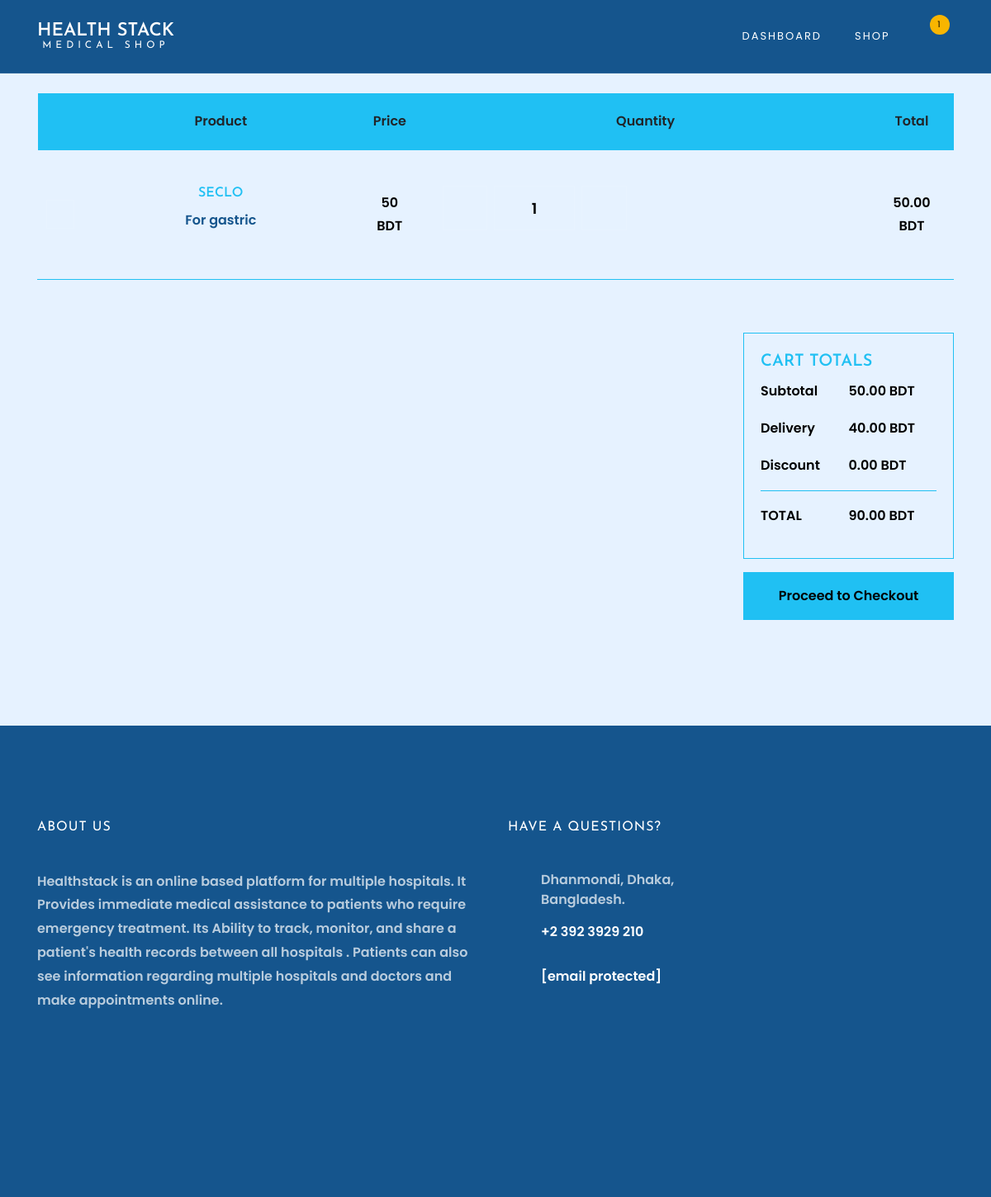
/pharmacy/cart/ (signed in), run on an earlier commit of the app's database.
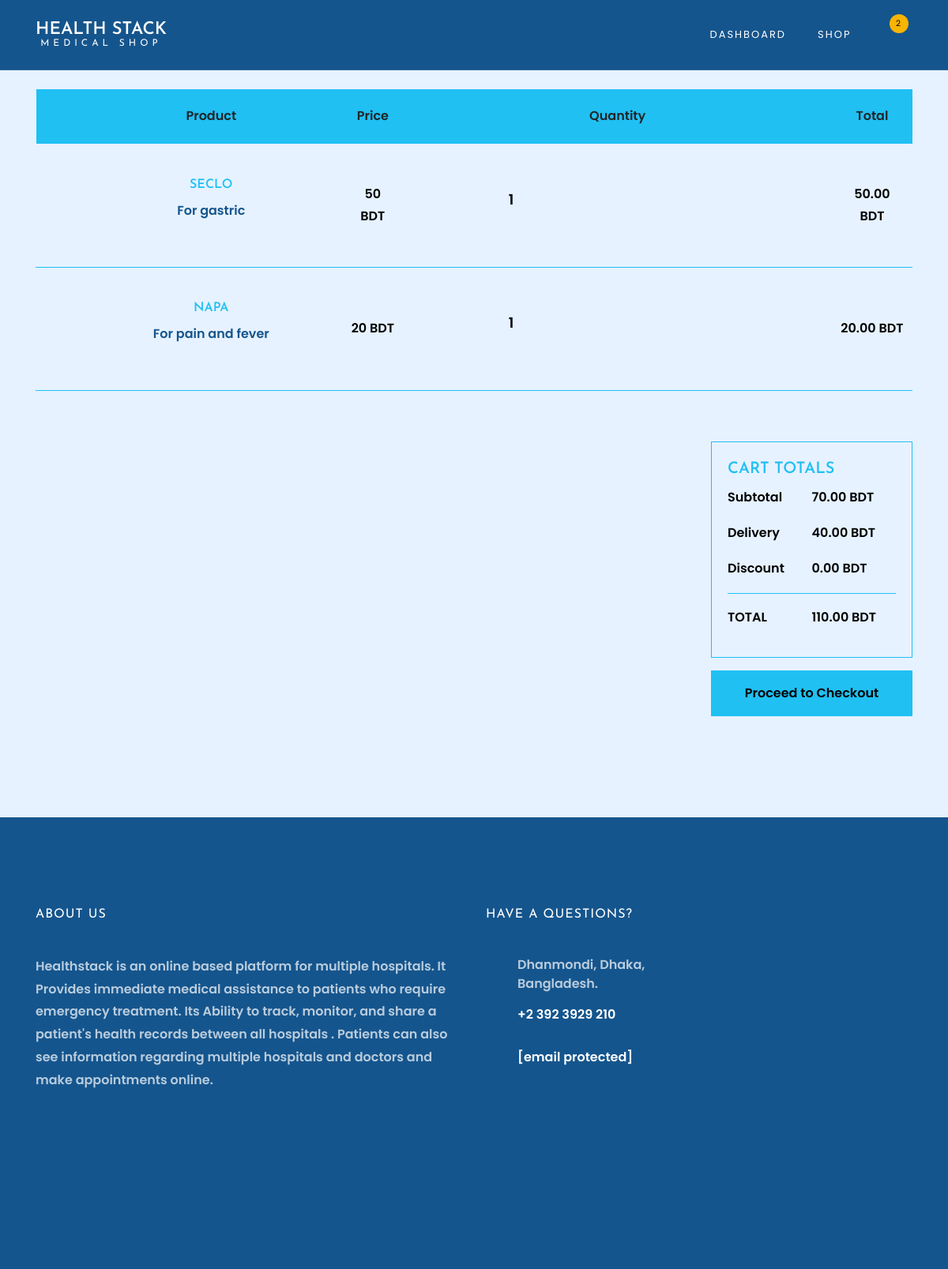
And on a later commit of the database.
### pharmacy/models.py (models this page shows, shortened)
class Order(models.Model):
    orderitems = models.ManyToManyField(Cart)
    user = models.ForeignKey(settings.AUTH_USER_MODEL, on_delete=models.CASCADE)
    ordered = models.BooleanField(default=False)
    created = models.DateTimeField(auto_now_add=True)
    payment_status = models.CharField(max_length=200, blank=True, null=True)
    trans_ID = models.CharField(max_length=200, blank=True, null=True)
    def get_totals(self):
        total = 0
        for order_item in self.orderitems.all():
            total += float(order_item.get_total())
        return total
    def count_cart_items(self):
        return self.orderitems.count()
    def final_bill(self):
        delivery_price= 40.00
        Bill = self.get_totals()+ delivery_price
        float_Bill = format(Bill, '0.2f')
        return float_Bill

class Cart(models.Model):
    user = models.ForeignKey(settings.AUTH_USER_MODEL, on_delete=models.CASCADE, related_name='cart')
    item = models.ForeignKey(Medicine, on_delete=models.CASCADE)
    quantity = models.IntegerField(default=1)
    purchased = models.BooleanField(default=False)
    created = models.DateTimeField(auto_now_add=True)
    updated = models.DateTimeField(auto_now=True)
    def get_total(self):
        total = self.item.price * self.quantity
        float_total = format(total, '0.2f')
        return float_total

class Medicine(models.Model):
    MEDICINE_TYPE = (
        ('tablets', 'tablets'),
        ('syrup', 'syrup'),
        ('capsule', 'capsule'),
        ('general', 'general'),
    )
    REQUIREMENT_TYPE = (
        ('yes', 'yes'),
        ('no', 'no'),
    )
    MEDICINE_CATEGORY = (
        ('fever', 'fever'),
        ('pain', 'pain'),
        ('cough', 'cough'),
        ('cold', 'cold'),
        ('flu', 'flu'),
        ('diabetes', 'diabetes'),
        ('eye', 'eye'),
        ('ear', 'ear'),
        ('allergy', 'allergy'),
        ('asthma', 'asthma'),
        ('bloodpressure', 'bloodpressure'),
        ('heartdisease', 'heartdisease'),
        ('vitamins', 'vitamins'),
        ('digestivehealth', 'digestivehealth'),
        ('skin', 'skin'),
        ('infection', 'infection'),
        ('nurological', 'nurological'),
    )
    serial_number = models.AutoField(primary_key=True)
    medicine_id = models.CharField(max_length=200, null=True, blank=True)
    name = models.CharField(max_length=200, null=True, blank=True)
    weight = models.CharField(max_length=200, null=True, blank=True)
    quantity = models.IntegerField(null=True, blank=True, default=0)
    featured_image = models.ImageField(upload_to='medicines/', default='medicines/default.png', null=True, blank=True)
    description = models.TextField(null=True, blank=True)
    medicine_type = models.CharField(max_length=200, choices=MEDICINE_TYPE, null=True, blank=True)
    medicine_category = models.CharField(max_length=200, choices=MEDICINE_CATEGORY, null=True, blank=True)
    price = models.IntegerField(null=True, blank=True, default=0)
    stock_quantity = models.IntegerField(null=True, blank=True, default=0)
    Prescription_reqiuired = models.CharField(max_length=200, choices=REQUIREMENT_TYPE, null=True, blank=True)

### pharmacy/views.py (the view)
# urls.py: path('cart/', views.cart_view, name='cart'),
@csrf_exempt
@login_required(login_url="login")
def cart_view(request):
    if request.user.is_authenticated and request.user.is_patient:
        patient = Patient.objects.get(user=request.user)
        medicines = Medicine.objects.all()
        carts = Cart.objects.filter(user=request.user, purchased=False)
        orders = Order.objects.filter(user=request.user, ordered=False)
        if carts.exists() and orders.exists():
            order = orders[0]
            context = {'carts': carts,'order': order}
            return render(request, 'Pharmacy/cart.html', context)
        else:
            messages.warning(request, "You don't have any item in your cart!")
            context = {'patient': patient,'medicines': medicines}
            return render(request, 'pharmacy/shop.html', context)
    else:
        logout(request)
        messages.info(request, 'Not Authorized')
        return render(request, 'patient-login.html')

### templates/Pharmacy/cart.html (shortened to what this page needs)
{% load static %}
<!DOCTYPE html>
<html lang="en">
<head>
  <link rel="stylesheet" href="{% static 'HealthStack-System\pharmacy_assets\css\open-iconic-bootstrap.min.css'%}">
  <link rel="stylesheet" href="{% static 'HealthStack-System\pharmacy_assets\css\animate.css'%}">
  <link rel="stylesheet" href="{% static 'HealthStack-System\pharmacy_assets\css\owl.carousel.min.css'%}">
  <link rel="stylesheet" href="{% static 'HealthStack-System\pharmacy_assets\css\owl.theme.default.min.css'%}">
  <link rel="stylesheet" href="{% static 'HealthStack-System\pharmacy_assets\css\magnific-popup.css'%}">
  <link rel="stylesheet" href="{% static 'HealthStack-System\pharmacy_assets\css\owl.theme.default.min.css'%}">
  <link rel="stylesheet" href="{% static 'HealthStack-System\pharmacy_assets\css\aos.css'%}">
  <link rel="stylesheet" href="{% static 'HealthStack-System\pharmacy_assets\css\ionicons.min.css'%}">
  <link rel="stylesheet" href="{% static 'HealthStack-System\pharmacy_assets\css\bootstrap-datepicker.css'%}">
  <link rel="stylesheet" href="{% static 'HealthStack-System\pharmacy_assets\css\jquery.timepicker.css'%}">
  <link rel="stylesheet" href="{% static 'HealthStack-System\pharmacy_assets\css\flaticon.css'%}">
  <link rel="stylesheet" href="{% static 'HealthStack-System\pharmacy_assets\css\icomoon.css'%}">
  <link rel="stylesheet" href="{% static 'HealthStack-System\pharmacy_assets\css\style.css'%}">
</head>
<body>
  <nav class="navbar navbar-expand-lg navbar-dark ftco_navbar bg-dark ftco-navbar-light" id="ftco-navbar">
    <div class="container">
      <a class="navbar-brand" href="">Health Stack<small>Medical Shop</small>
      </a>
      <div class="collapse navbar-collapse" id="ftco-nav">
        <ul class="navbar-nav ml-auto">
          <li class="nav-item"><a href="{% url 'patient-dashboard'%}" class="nav-link">Dashboard</a></li>
          <li class="nav-item"><a href="{% url 'pharmacy_shop' %}"class="nav-link">Shop</a></li>
          <li class="nav-item cart">
            <a href="{% url 'cart' %}" class="nav-link">
              <span class="icon icon-shopping_cart"></span>
              <span class="bag d-flex justify-content-center align-items-center">
                <small>{{order.count_cart_items}}</small>
              </span>
            </a>
          </li>
        </ul>
      </div>
    </div>
  </nav>
  <section class="ftco-section ftco-cart">
    <div class="container">
      <div class="row">
        <div class="col-md-12 ftco-animate">
          <div class="cart-list">
            <table class="table">
              <thead class="thead-primary">
                <tr class="text-center">
                  <th>&nbsp;</th>
                  <th>Product</th>
                  <th>Price</th>
                  <th>Quantity</th>
                  <th>Total</th>
                </tr>
              </thead>
              <tbody>
                {% for cart in carts %}
                  <tr class="text-center">
                    <td class="product-remove"><a href="{% url 'remove-item' pk=cart.item.pk  %}"><span class="icon-close"></span></a></td>
                    <td class="product-name">
                      <h3>{{ cart.item.name }}</h3>
                      <p>{{ cart.item.description}}</p>
                    </td>
                    <td class="price">{{ cart.item.price }} BDT</td>
                    <td>
                      <div class="input-group col-md-6 d-flex mb-3">
                        <span class="input-group-btn mr-2">
                          <a href="{% url 'decrease-item' pk=cart.item.pk %}"><button type="button" class="quantity-left-minus btn" data-type="minus" data-field="">
                            <i class="icon-minus"></i>
                          </button>
                          </a>
                        </span>
                        <input type="text" id="quantity" name="quantity" class="form-control input-number" value="{{ cart.quantity }}"
                          min="1" max="100">
                        <span class="input-group-btn ml-2">
                          <a class="mr-2" href="{% url 'increase-item' pk=cart.item.pk %}">
                            <button type="button" class="quantity-right-plus btn" data-type="plus" data-field="">
                            <i class="icon-plus"></i>
                            </button>
                          </a>
                        </span>
                      </div>
                    </td>
                    <td class="total">{{ cart.get_total }} BDT</td>
                  </tr>
                {% endfor %}
              </tbody>
            </table>
          </div>
        </div>
      </div>
      <div class="row justify-content-end">
        <div class="col col-lg-3 col-md-6 mt-5 cart-wrap ftco-animate">
          <div class="cart-total mb-3">
            <h3>Cart Totals</h3>
            <p class="d-flex">
              <span>Subtotal</span>
              <span>{{ order.get_totals | floatformat:2 }} BDT</span>
            </p>
            <p class="d-flex">
              <span>Delivery</span>
              <span> 40.00 BDT</span>
            </p>
            <p class="d-flex">
              <span>Discount</span>
              <span> 0.00 BDT</span>
            </p>
            <hr>
            <p class="d-flex total-price">
              <span>Total</span>
              <span>{{ order.final_bill | floatformat:2 }} BDT</span>
            </p>
          </div>
          <p class="text-center"><a href="{% url 'ssl-payment-request-medicine' pk=order.user.patient.patient_id id=order.id %}" class="btn btn-primary py-3 px-4">Proceed to Checkout</a></p>
        </div>
      </div>
    </div>
  </section>
  <footer class="ftco-footer ftco-section img">
    <div class="container">
      <div class="row mb-5">
        <div class="col-lg-6 col-md-6 mb-5 mb-md-5">
          <div class="ftco-footer-widget mb-8">
            <h2 class="ftco-heading-2">About Us</h2>
            <p>Healthstack is an online based platform for multiple hospitals.
              It Provides immediate medical assistance to patients who require emergency treatment.
              Its Ability to track, monitor, and share a patient's health records between all hospitals
              . Patients can also see information regarding multiple hospitals and doctors and make
              appointments online.
            </p>
          </div>
        </div>
        <div class="col-lg-3 col-md-6 mb-5 mb-md-5">
          <div class="ftco-footer-widget mb-4">
            <h2 class="ftco-heading-2">Have a Questions?</h2>
            <div class="block-23 mb-3">
              <ul>
                <li><span class="icon icon-map-marker"></span><span class="text">Dhanmondi, Dhaka, Bangladesh.</span></li>
                <li><a href="#"><span class="icon icon-phone"></span><span class="text">+2 392 3929 210</span></a></li>
                <li><a href="#"><span class="icon icon-envelope"></span><span class="text"><span class="__cf_email__"
                        data-cfemail="bed7d0d8d1fec7d1cbccdad1d3dfd7d090ddd1d3">[email&#160;protected]</span></span></a>
                </li>
              </ul>
            </div>
          </div>
        </div>
      </div>
    </div>
  </footer>
</body>
</html>

### templates/message.html (shortened to what this page needs)
{% load static %}

### static/HealthStack-System/pharmacy_assets/css/icomoon.css (style rules this page uses)
[class^="icon-"], [class*=" icon-"] { font-family: 'icomoon' !important; speak: none; font-style: normal; font-weight: normal; font-variant: normal; text-transform: none; line-height: 1; -webkit-font-smoothing: antialiased; -moz-osx-font-smoothing: grayscale; }
.icon-plus:before { content: "\f067"; color: black; }
.icon-minus:before { content: "\f068"; color:black; }
.icon-close:before { content: "\f00d"; }
.icon-map-marker:before { content: "\f041"; }
.icon-phone:before { content: "\f095"; }
.icon-envelope:before { content: "\f0e0"; }
.icon-shopping_cart:before { content: "\e8cc"; }

What changed in the data, as far as the page shows it:
computed for Order: count_cart_items "1" → "2"; get_totals "50.00" → "70.00"; final_bill "90.00" → "110.00"
added Cart: item.name "NAPA", item.description "For pain and fever", item.price "20", quantity "1", get_total "20.00"
